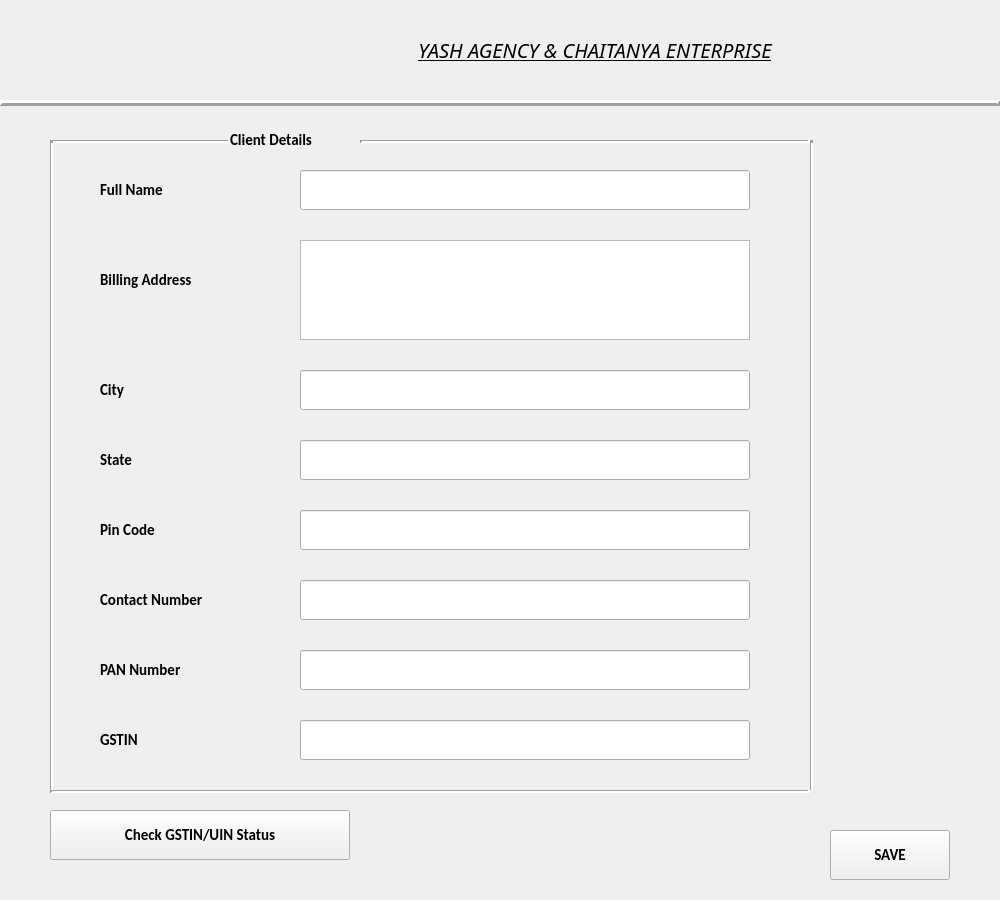
<?xml version="1.0" encoding="UTF-8"?>
<ui version="4.0">
 <class>Form</class>
 <widget class="QWidget" name="Form">
  <property name="geometry">
   <rect>
    <x>0</x>
    <y>0</y>
    <width>1000</width>
    <height>900</height>
   </rect>
  </property>
  <property name="windowTitle">
   <string>Add Client</string>
  </property>
  <widget class="QLabel" name="label_2">
   <property name="geometry">
    <rect>
     <x>230</x>
     <y>10</y>
     <width>730</width>
     <height>80</height>
    </rect>
   </property>
   <property name="font">
    <font>
     <family>News701 BT</family>
     <pointsize>15</pointsize>
     <weight>50</weight>
     <italic>true</italic>
     <bold>false</bold>
     <underline>true</underline>
    </font>
   </property>
   <property name="text">
    <string>YASH AGENCY &amp; CHAITANYA ENTERPRISE</string>
   </property>
   <property name="scaledContents">
    <bool>true</bool>
   </property>
   <property name="alignment">
    <set>Qt::AlignCenter</set>
   </property>
   <property name="wordWrap">
    <bool>false</bool>
   </property>
  </widget>
  <widget class="QLabel" name="Y_2">
   <property name="geometry">
    <rect>
     <x>0</x>
     <y>0</y>
     <width>180</width>
     <height>100</height>
    </rect>
   </property>
   <property name="text">
    <string/>
   </property>
   <property name="pixmap">
    <pixmap>D:/yash logo.jpeg</pixmap>
   </property>
   <property name="scaledContents">
    <bool>true</bool>
   </property>
  </widget>
  <widget class="Line" name="line_2">
   <property name="geometry">
    <rect>
     <x>0</x>
     <y>95</y>
     <width>1000</width>
     <height>16</height>
    </rect>
   </property>
   <property name="frameShadow">
    <enum>QFrame::Raised</enum>
   </property>
   <property name="lineWidth">
    <number>3</number>
   </property>
   <property name="orientation">
    <enum>Qt::Horizontal</enum>
   </property>
  </widget>
  <widget class="Line" name="line_4">
   <property name="geometry">
    <rect>
     <x>50</x>
     <y>140</y>
     <width>180</width>
     <height>3</height>
    </rect>
   </property>
   <property name="lineWidth">
    <number>3</number>
   </property>
   <property name="orientation">
    <enum>Qt::Horizontal</enum>
   </property>
  </widget>
  <widget class="QLabel" name="label">
   <property name="geometry">
    <rect>
     <x>230</x>
     <y>120</y>
     <width>150</width>
     <height>40</height>
    </rect>
   </property>
   <property name="font">
    <font>
     <family>Calibri</family>
     <pointsize>11</pointsize>
     <weight>75</weight>
     <bold>true</bold>
    </font>
   </property>
   <property name="text">
    <string>Client Details</string>
   </property>
  </widget>
  <widget class="Line" name="line_8">
   <property name="geometry">
    <rect>
     <x>360</x>
     <y>140</y>
     <width>450</width>
     <height>3</height>
    </rect>
   </property>
   <property name="lineWidth">
    <number>3</number>
   </property>
   <property name="orientation">
    <enum>Qt::Horizontal</enum>
   </property>
  </widget>
  <widget class="Line" name="line">
   <property name="geometry">
    <rect>
     <x>50</x>
     <y>140</y>
     <width>3</width>
     <height>650</height>
    </rect>
   </property>
   <property name="lineWidth">
    <number>3</number>
   </property>
   <property name="orientation">
    <enum>Qt::Vertical</enum>
   </property>
  </widget>
  <widget class="QLabel" name="label_3">
   <property name="geometry">
    <rect>
     <x>100</x>
     <y>170</y>
     <width>180</width>
     <height>40</height>
    </rect>
   </property>
   <property name="font">
    <font>
     <family>Calibri</family>
     <pointsize>11</pointsize>
     <weight>75</weight>
     <bold>true</bold>
    </font>
   </property>
   <property name="text">
    <string>Full Name</string>
   </property>
  </widget>
  <widget class="QLabel" name="label_4">
   <property name="geometry">
    <rect>
     <x>100</x>
     <y>510</y>
     <width>180</width>
     <height>40</height>
    </rect>
   </property>
   <property name="font">
    <font>
     <family>Calibri</family>
     <pointsize>11</pointsize>
     <weight>75</weight>
     <bold>true</bold>
    </font>
   </property>
   <property name="text">
    <string>Pin Code</string>
   </property>
  </widget>
  <widget class="QLabel" name="label_5">
   <property name="geometry">
    <rect>
     <x>100</x>
     <y>580</y>
     <width>180</width>
     <height>40</height>
    </rect>
   </property>
   <property name="font">
    <font>
     <family>Calibri</family>
     <pointsize>11</pointsize>
     <weight>75</weight>
     <bold>true</bold>
    </font>
   </property>
   <property name="text">
    <string>Contact Number</string>
   </property>
  </widget>
  <widget class="QLabel" name="label_6">
   <property name="geometry">
    <rect>
     <x>100</x>
     <y>440</y>
     <width>180</width>
     <height>40</height>
    </rect>
   </property>
   <property name="font">
    <font>
     <family>Calibri</family>
     <pointsize>11</pointsize>
     <weight>75</weight>
     <bold>true</bold>
    </font>
   </property>
   <property name="text">
    <string>State</string>
   </property>
  </widget>
  <widget class="QLabel" name="label_7">
   <property name="geometry">
    <rect>
     <x>100</x>
     <y>370</y>
     <width>180</width>
     <height>40</height>
    </rect>
   </property>
   <property name="font">
    <font>
     <family>Calibri</family>
     <pointsize>11</pointsize>
     <weight>75</weight>
     <bold>true</bold>
    </font>
   </property>
   <property name="text">
    <string>City</string>
   </property>
  </widget>
  <widget class="QLabel" name="label_8">
   <property name="geometry">
    <rect>
     <x>100</x>
     <y>260</y>
     <width>180</width>
     <height>40</height>
    </rect>
   </property>
   <property name="font">
    <font>
     <family>Calibri</family>
     <pointsize>11</pointsize>
     <weight>75</weight>
     <bold>true</bold>
    </font>
   </property>
   <property name="text">
    <string>Billing Address</string>
   </property>
  </widget>
  <widget class="QLabel" name="label_9">
   <property name="geometry">
    <rect>
     <x>100</x>
     <y>650</y>
     <width>180</width>
     <height>40</height>
    </rect>
   </property>
   <property name="font">
    <font>
     <family>Calibri</family>
     <pointsize>11</pointsize>
     <weight>75</weight>
     <bold>true</bold>
    </font>
   </property>
   <property name="text">
    <string>PAN Number</string>
   </property>
  </widget>
  <widget class="QLabel" name="label_10">
   <property name="geometry">
    <rect>
     <x>100</x>
     <y>720</y>
     <width>180</width>
     <height>40</height>
    </rect>
   </property>
   <property name="font">
    <font>
     <family>Calibri</family>
     <pointsize>11</pointsize>
     <weight>75</weight>
     <bold>true</bold>
    </font>
   </property>
   <property name="text">
    <string>GSTIN</string>
   </property>
  </widget>
  <widget class="QTextEdit" name="address_Edit">
   <property name="geometry">
    <rect>
     <x>300</x>
     <y>240</y>
     <width>450</width>
     <height>100</height>
    </rect>
   </property>
  </widget>
  <widget class="QLineEdit" name="fullName_Edit">
   <property name="geometry">
    <rect>
     <x>300</x>
     <y>170</y>
     <width>450</width>
     <height>40</height>
    </rect>
   </property>
  </widget>
  <widget class="QLineEdit" name="city_Edit">
   <property name="geometry">
    <rect>
     <x>300</x>
     <y>370</y>
     <width>450</width>
     <height>40</height>
    </rect>
   </property>
  </widget>
  <widget class="QLineEdit" name="state_Edit">
   <property name="geometry">
    <rect>
     <x>300</x>
     <y>440</y>
     <width>450</width>
     <height>40</height>
    </rect>
   </property>
  </widget>
  <widget class="QLineEdit" name="pin_Edit">
   <property name="geometry">
    <rect>
     <x>300</x>
     <y>510</y>
     <width>450</width>
     <height>40</height>
    </rect>
   </property>
  </widget>
  <widget class="QLineEdit" name="contactNo_Edit">
   <property name="geometry">
    <rect>
     <x>300</x>
     <y>580</y>
     <width>450</width>
     <height>40</height>
    </rect>
   </property>
  </widget>
  <widget class="QLineEdit" name="Pan_Edit">
   <property name="geometry">
    <rect>
     <x>300</x>
     <y>650</y>
     <width>450</width>
     <height>40</height>
    </rect>
   </property>
  </widget>
  <widget class="QLineEdit" name="Gst_Edit">
   <property name="geometry">
    <rect>
     <x>300</x>
     <y>720</y>
     <width>450</width>
     <height>40</height>
    </rect>
   </property>
  </widget>
  <widget class="Line" name="line_3">
   <property name="geometry">
    <rect>
     <x>810</x>
     <y>140</y>
     <width>3</width>
     <height>650</height>
    </rect>
   </property>
   <property name="lineWidth">
    <number>3</number>
   </property>
   <property name="orientation">
    <enum>Qt::Vertical</enum>
   </property>
  </widget>
  <widget class="Line" name="line_5">
   <property name="geometry">
    <rect>
     <x>50</x>
     <y>790</y>
     <width>760</width>
     <height>3</height>
    </rect>
   </property>
   <property name="lineWidth">
    <number>3</number>
   </property>
   <property name="orientation">
    <enum>Qt::Horizontal</enum>
   </property>
  </widget>
  <widget class="QPushButton" name="saveButton">
   <property name="geometry">
    <rect>
     <x>830</x>
     <y>830</y>
     <width>120</width>
     <height>50</height>
    </rect>
   </property>
   <property name="font">
    <font>
     <family>Calibri</family>
     <pointsize>11</pointsize>
     <weight>75</weight>
     <bold>true</bold>
    </font>
   </property>
   <property name="text">
    <string>SAVE</string>
   </property>
  </widget>
  <widget class="QPushButton" name="linkButton">
   <property name="geometry">
    <rect>
     <x>50</x>
     <y>810</y>
     <width>300</width>
     <height>50</height>
    </rect>
   </property>
   <property name="font">
    <font>
     <family>Calibri</family>
     <pointsize>11</pointsize>
     <weight>75</weight>
     <bold>true</bold>
    </font>
   </property>
   <property name="text">
    <string>Check GSTIN/UIN Status</string>
   </property>
  </widget>
 </widget>
 <resources/>
 <connections/>
</ui>
